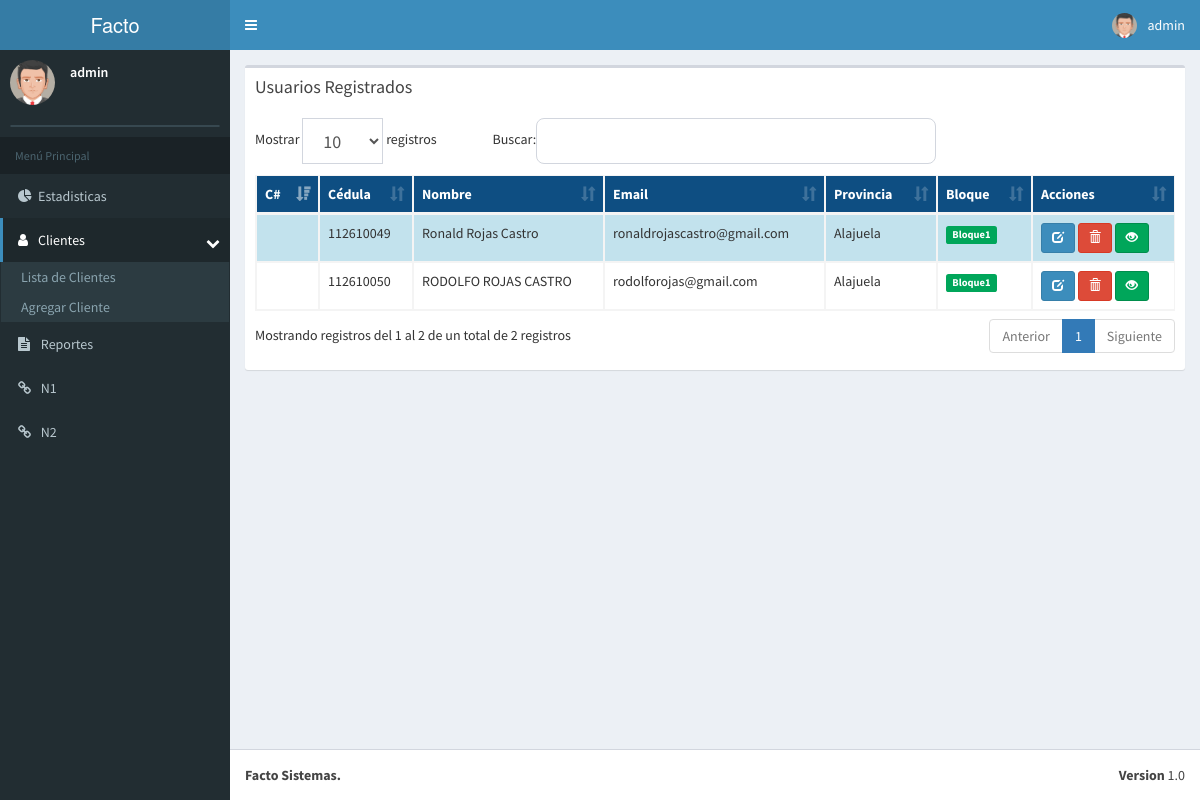
/index.php (signed in), run on the app's committed database.
### tables this page shows
CREATE TABLE IF NOT EXISTS `empleados` (
  `Cedula` varchar(50) NOT NULL,
  `Nombre` varchar(30) NOT NULL,
  `Telefono` varchar(30) NOT NULL,
  `Email` varchar(50) NOT NULL,
  `Provincia` varchar(10) NOT NULL,
  `Canton` varchar(15) NOT NULL,
  `Tiempo` varchar(11) NOT NULL,
  `Plan` varchar(60) NOT NULL,
  `ClaveATV` varchar(20) NOT NULL,
  `Bloque` varchar(30) NOT NULL,
  `img_emple` varchar(100) NOT NULL
);

CREATE TABLE IF NOT EXISTS `provincias` (
  `id_provi` int(11) NOT NULL,
  `nom_provi` varchar(50) NOT NULL
);

### index.php (the view, shortened to what this page needs)
<!DOCTYPE html>
<html>
<head><meta http-equiv="Content-Type" content="text/html; charset=gb18030">
  <link rel="stylesheet" href="bootstrap/css/bootstrap.css">
  <link rel="stylesheet" href="https://cdnjs.cloudflare.com/ajax/libs/font-awesome/4.5.0/css/font-awesome.min.css">
  <link rel="stylesheet" href="https://cdnjs.cloudflare.com/ajax/libs/ionicons/2.0.1/css/ionicons.min.css">
  <link rel="stylesheet" href="plugins/datatables/dataTables.bootstrap.css">
  <link rel="stylesheet" href="dist/css/AdminLTE.css">
  <link rel="stylesheet" href="dist/css/skins/_all-skins.min.css">
</head>
<?php
include('conexion.php');
$sql=("SELECT e.*,p.*,c.*, pl.* FROM empleados as e inner join provincias as p on (p.id_provi=e.Provincia) inner join cantones as c on (c.id_canto=e.Canton) inner join planes as pl on (pl.id_plan=e.Plan)");
$user =mysqli_query($con,$sql);
 $codic = rand(10000000,20000000);
  if(@$privilegios=$_SESSION['privilegios']=="1"){
      ?>
<body class="hold-transition skin-blue sidebar-mini" >
<div class="wrapper">
   <header class="main-header">
    <a href="" class="logo">
      <span class="logo-lg"><b></b>Facto</span>
    </a>
    <nav class="navbar navbar-static-top">
      <a href="#" class="sidebar-toggle" data-toggle="offcanvas" role="button">
      </a>
      <div class="navbar-custom-menu">
        <ul class="nav navbar-nav">
          <li class="dropdown user user-menu">
            <a href="#" class="dropdown-toggle" data-toggle="dropdown">
              <img src="dist/img/avatar5.png" width="160px" height="160px" class="user-image" alt="User Image">
              <span class="hidden-xs"><?php echo $_SESSION['nombres'];?> </span>
            </a>
          </li>
        </ul>
      </div>
    </nav>
  </header>
 <aside class="main-sidebar">
    <section class="sidebar">
      <div class="user-panel">
        <div class="pull-left image">
          <img src="dist/img/avatar5.png" width="160px" height="160px" class="img-circle" alt="User Image">
        </div>
        <div class="pull-left info">
          <p><?php echo $_SESSION['nombres'];?> </p>
        </div>
      </div>
      <form action="#" method="get" class="sidebar-form">
      </form>
        <ul class="sidebar-menu">
       <?php
include("menu.php");
?>
      </ul>
    </section>
  </aside>
  <div class="content-wrapper">
     <section class="content">
     <div class="row">
        <div class="col-xs-12">
          <div class="box">
            <div class="box-header">
              <h3 class="box-title">Usuarios Registrados</h3>
            </div>
<div class="box-body" >
              <table id="example1" class="table table-bordered table-hover table-striped" style="width: 100%;">
                <thead>
                <tr>
                  <th>C#</th>
                  <th>Cédula</th>
                  <th>Nombre</th>
                  <th>Email</th>
                  <th>Provincia</th>
                  <th>Bloque</th>
                  <th>Acciones</th>
                </tr>
                </thead>
                <tbody>
                  <?php
        while($datos=mysqli_fetch_array($user)){
        ?>
                <tr>
                  <td ><?php  echo  $datos['numero_cliente'];?></td>
                  <td ><?php  echo  $datos['Cedula'];?></td>
                  <td ><?php  echo  utf8_encode($datos['Nombre']);?></td>
                  <td ><?php  echo  $datos['Email'];?></td>
                  <td ><?php  echo  utf8_encode($datos['nom_provi']);?></td>
                  <td ><?php if($datos['Bloque'] == '1'){
                echo '<span class="label label-success">Bloque1</span>';
              }
              ?></td>
<td>
<?php
$v=$datos['Cedula'].'.'.$codic;
echo
                '<a href="edit.php?nik='.base64_encode($v).'" title="Editar datos" class="btn btn-primary btn-sm"><span class="glyphicon glyphicon-edit" aria-hidden="true"></span></a>
                <a href="index.php?aksi=delete&nik='.base64_encode($v).'" title="Eliminar" onclick="return confirm(\'Esta seguro de borrar los datos '.$datos['Cedula'].'?\')" class="btn btn-danger btn-sm"><span class="glyphicon glyphicon-trash" aria-hidden="true"></span></a>
                <button  data-toggle="modal" data-target="#'.$datos['Cedula'].'" class="btn btn-success btn-sm"><span class="glyphicon glyphicon-eye-open" aria-hidden="true"></button>
              </td>'
              ?>
                </tr>
 <?php
}
                ?>
                    </tbody>
                              </table>
            </div>
</div>
    </div>
    </div>
              </section>
  </div>
  <footer class="main-footer">
    <div class="pull-right hidden-xs">
      <b>Version</b> 1.0
    </div>
    <strong>Facto Sistemas</a>.</strong>
  </footer>
</div>
</body>
<?php
}else{
echo '<script language="javascript">alert("No tiene permisos para este modulo");
 window.location.href="login.php";</script>'; }
?>
</html>

### menu.php (shortened to what this page needs)
<li class="header">Menú Principal</li>
        <li> <a href="estadistica.php"> <i id="icono1" class="fa fa-pie-chart" aria-hidden="true">
        </i><span>Estadisticas</span>
        </a>
        </li>
        <li class="active treeview">
          <a href="#">
            <i class="fa fa-user" aria-hidden="true" id="icono2"></i><span>Clientes</span>
            <br>
            <span class="pull-right-container">
              <i class="fa fa-chevron-down"></i>
            </span>
          </a>
          <ul class="treeview-menu">
            <li ><a href="index.php"></i> Lista de Clientes</a></li>
            <li><a href="add.php"></i> Agregar Cliente</a></li>
          </ul>
        </li>
        <li >
          <a href="reportes_clientes.php">
            <i class="fa fa-file-text" aria-hidden="true" id="icono3">
          </i>
            <span>Reportes</span>
          </a>
        </li>
         <li >
          <a href="https://www.facturaelectronicanaby.com/factura-electronica-iniciarsesion.aspx" target="new">
            <i class="fa fa-link" aria-hidden="true" id="icono4"></i>
              <span>N1</span>
          </a>
        </li>
         <li >
          <a href="https://www.facturanaby.com/Formularios/Login.aspx" target="new">
            <i class="fa fa-link" aria-hidden="true" id="icono5"></i>
               <span>N2</span>
          </a>
        </li>

### data on the page
empleados: Cedula "112610049", Nombre "Ronald Rojas Castro", Email "ronaldrojascastro@gmail.com", provincias.nom_provi "Alajuela", Bloque "Bloque1"
empleados: Cedula "112610050", Nombre "RODOLFO ROJAS CASTRO", Email "rodolforojas@gmail.com", provincias.nom_provi "Alajuela", Bloque "Bloque1"

### other printed values
$_SESSION['nombres'] "admin"
